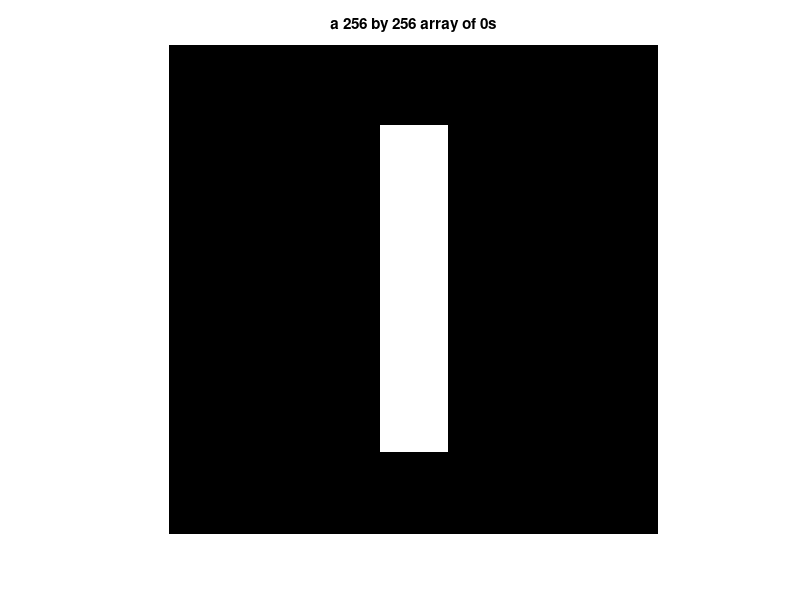
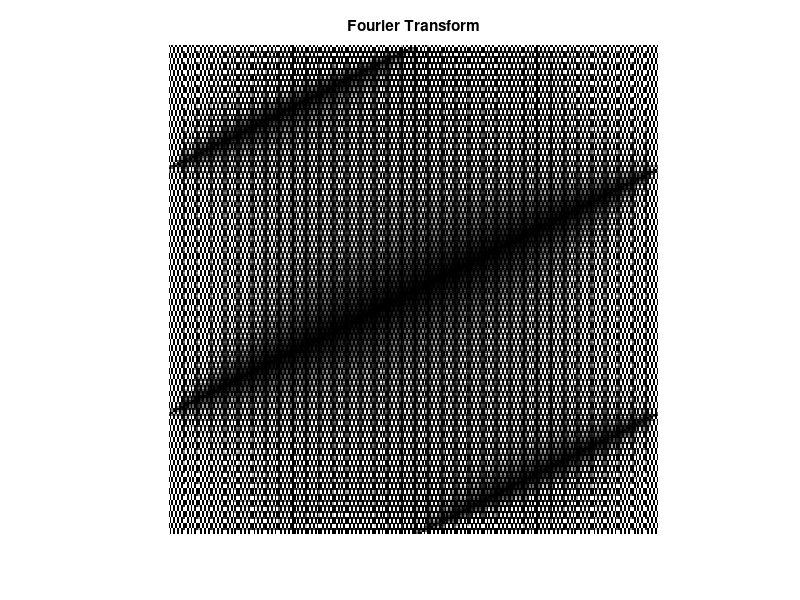
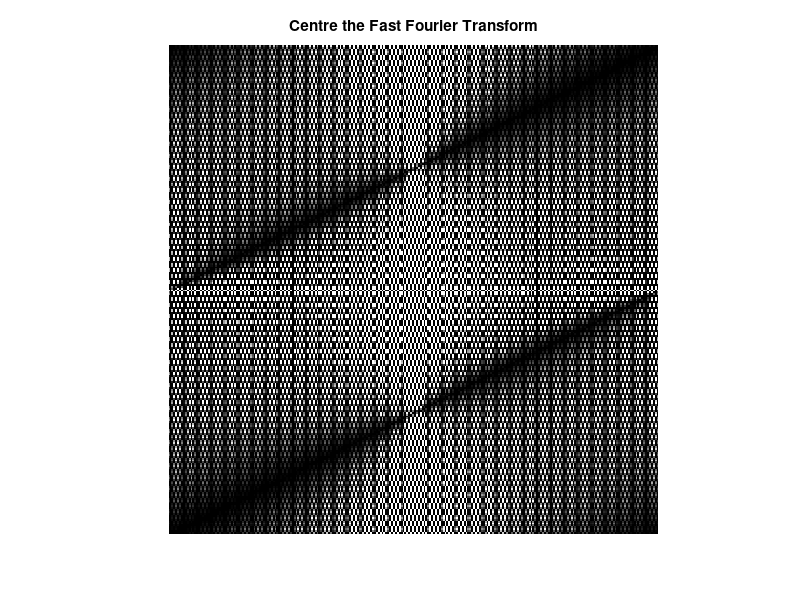
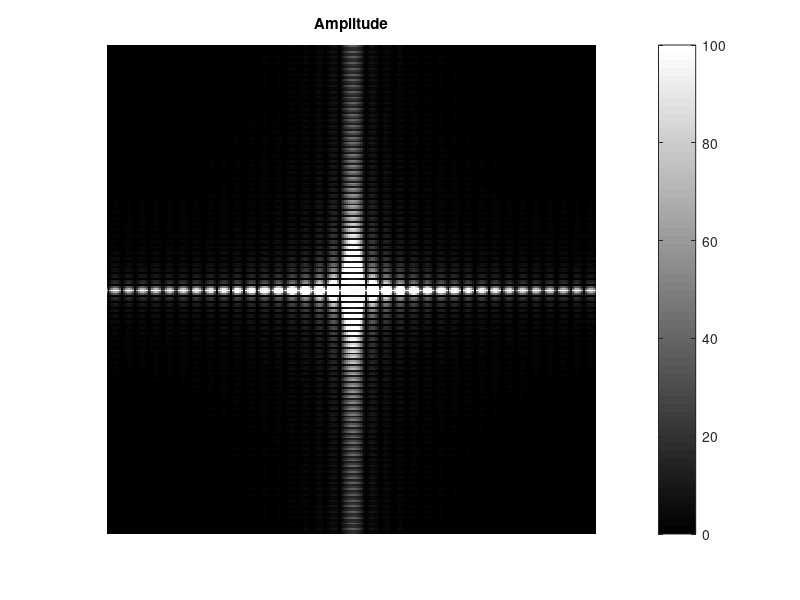

Write MATLAB code to recreate these figures, in order.
%Prepare image
%https://homepages.inf.ed.ac.uk/rbf/HIPR2/fourier.htm - helpful
%understanding
f = zeros(256,256);
f(43:213,111:146) = 1;

figure;
imshow(f);
title('a 256 by 256 array of 0s')
% Compute Fourier Transform
F = fft2(f,256,256);
figure;
imshow(F);
title('Fourier Transform')
F = fftshift(F); % Center FFT
figure;
imshow(F);
title('Centre the Fast Fourier Transform')
% Measure the minimum and maximum value of the transform amplitude
min(min(abs(F)))
max(max(abs(F)))
figure;
imshow(abs(F),[0 100]); colormap(jet); colorbar
title('Amplitude')
figure;
imshow(log(1+abs(F)),[0,3]); colormap(jet); colorbar
title('Logarithm of Amplitude')
% Look at the phases
figure;
imshow(angle(F),[-pi,pi]); colormap(jet); colorbar
title('Phases')

%inverse the Fourier Fast Transform
I = ifft2(F, 256, 256);
figure;
imshow(I);
title('Inverse of Fast Fourier Transform')


I = fftshift(I); % Center FFT
figure;
imshow(I);
title('Centre the 3RD Fourier Transform')

figure;
imshow(log(1+abs(I)),[0,3]); colormap(jet); colorbar
title('Logarithm of 3RD Amplitude')